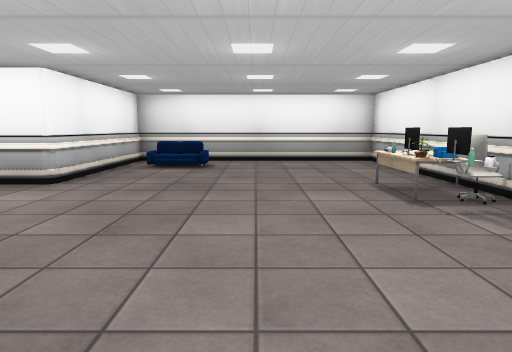
[1] (above)

16 first-person views from a walk through a 3-D level made in the Unity game engine. The camera is 1.3 m above the floor, tilts 8° down and sees 75° across. The floor is counted in squares, 1 m on a side. Each view is taken from the middle of a square. On the plan, view 1 faces up. The plan holds only what a view shows up to about 14 squares ahead; the rest is blank. The player character is not drawn. Door leaves are left out, so doorways stand open. Some surface patterns are stand-ins.

[2]
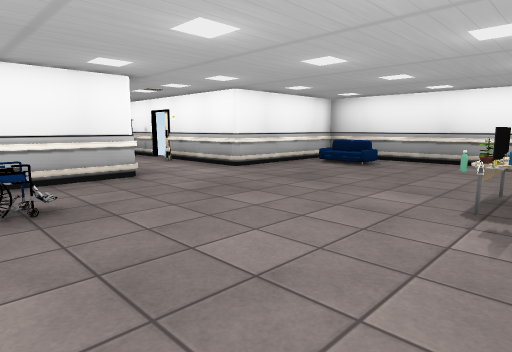

[3]
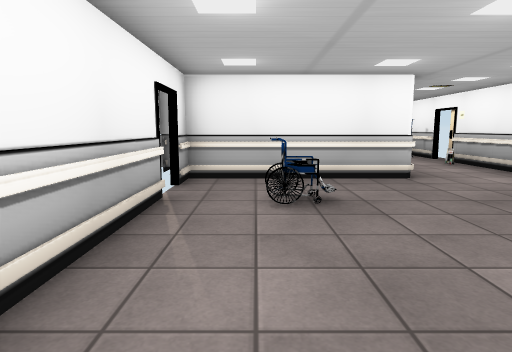

[4]
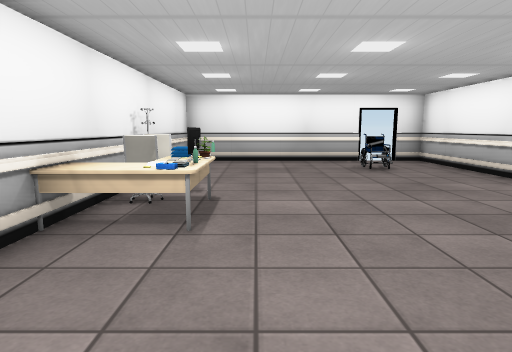

[5]
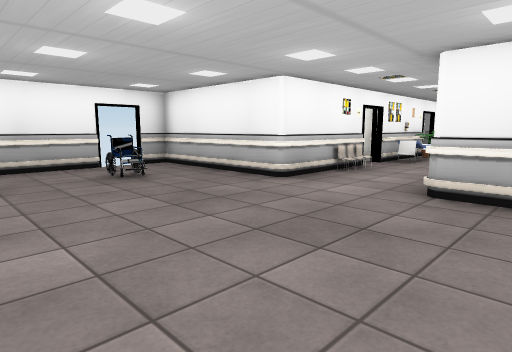

[6]
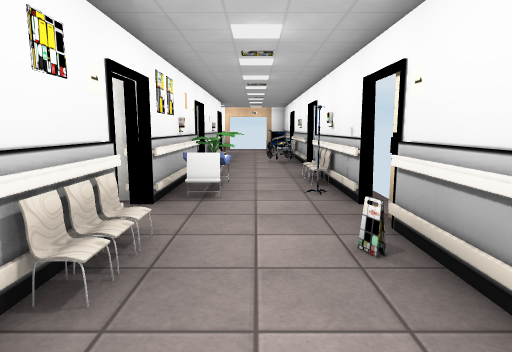

[7]
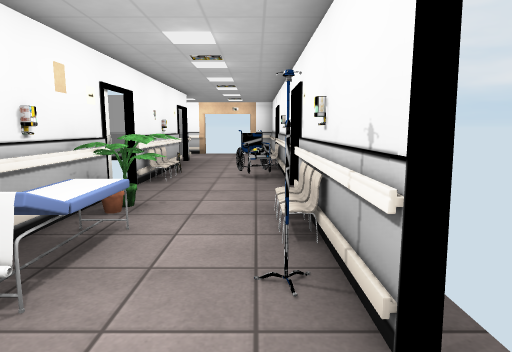

[8]
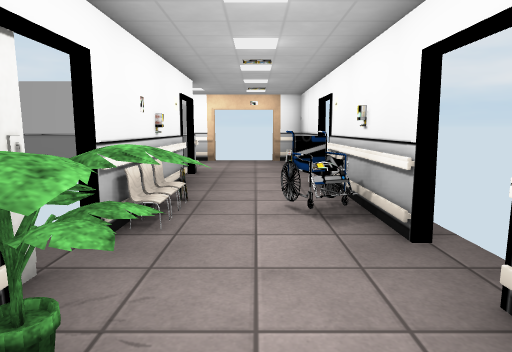

[9]
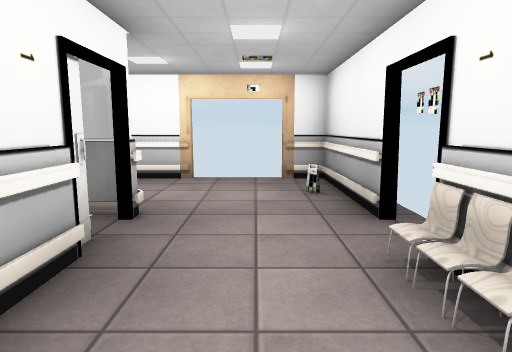

[10]
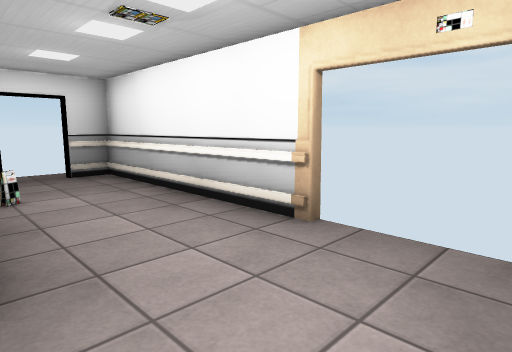

[11]
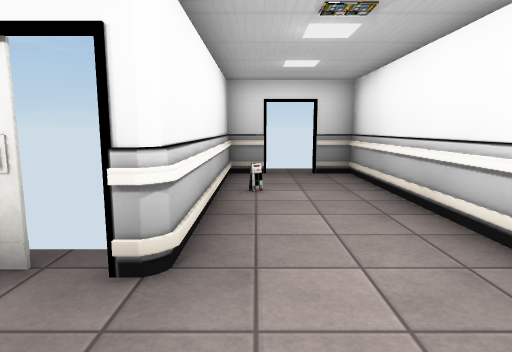

[12]
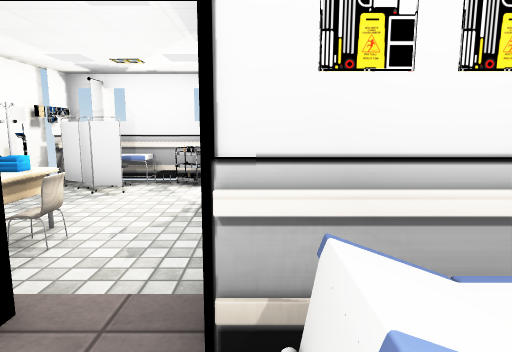

[13]
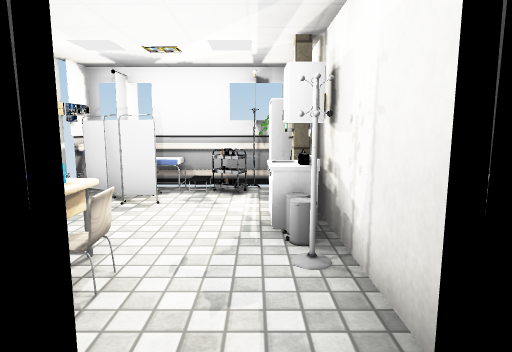

[14]
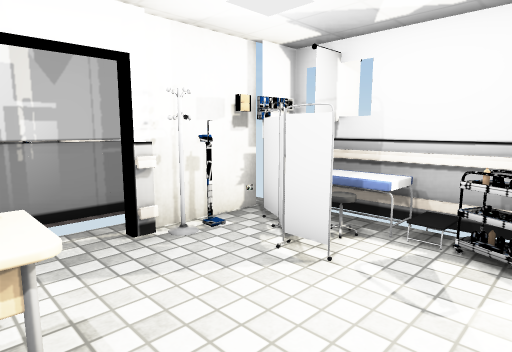

[15]
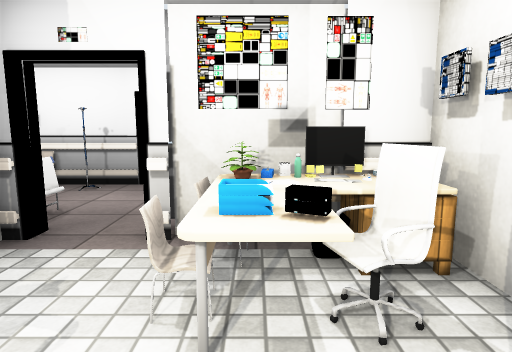

[16]
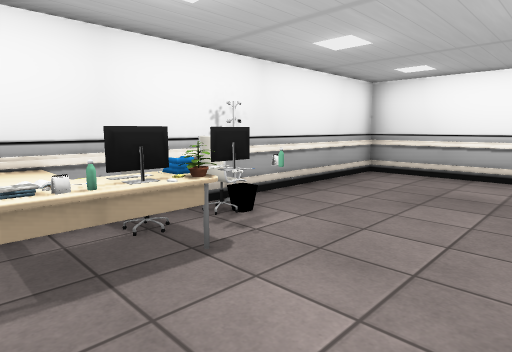

### Floor plan
Ten units are one square. View 1 is at (0, 0); x grows to the right and y downward. Boxes are objects, and circles mark ways between rooms. Rooms are numbered by the first view taken in them; rooms with no view inside come last. Other rooms are left out.
<svg viewBox="-275 -144 335 179">
<path fill="none" stroke="#000" d="M-65 -42 -48 -42 -48 18 -36 18M-24 18 48 18 48 -139 -48 -139 -48 -78 -75 -78M-175 -42 -166 -42M-219 -42 -194 -42M-159 -42 -108 -42M-167 -78 -205 -78M-228 -81 -228 -78 -268 -78 -268 -66M-144 -78 -154 -78M-268 -42 -268 29 -258 29M-108 -78 -125 -78M-244 29 -232 29 -232 -42 -226 -42M-94 -42 -84 -42M-92 -43 -92 -38M-75 -78 -94 -78M-60 -40 -66 -40M-104 29 -69 29M-89 -38 -94 -38M-65 29 -60 29M-60 -25 -60 -38 -65 -38M-62 -29 -62 -34M-84 -40 -92 -40M-48 2 -48 -14M-110 -40 -110 -25"/>
<rect x="-35" y="-125" width="10" height="10" fill="#bbb"><title>other object</title></rect>
<rect x="-25" y="-15" width="10" height="10" fill="#bbb"><title>other object</title></rect>
<rect x="15" y="-55" width="10" height="10" fill="#bbb"><title>other object</title></rect>
<rect x="25" y="-45" width="10" height="10" fill="#bbb"><title>other object</title></rect>
<rect x="25" y="-55" width="10" height="10" fill="#bbb"><title>other object</title></rect>
<rect x="25" y="-65" width="10" height="10" fill="#bbb"><title>other object</title></rect>
<rect x="25" y="-75" width="10" height="10" fill="#bbb"><title>other object</title></rect>
<rect x="25" y="-85" width="10" height="10" fill="#bbb"><title>other object</title></rect>
<rect x="25" y="-95" width="10" height="10" fill="#bbb"><title>other object</title></rect>
<rect x="35" y="-55" width="10" height="10" fill="#bbb"><title>other object</title></rect>
<rect x="35" y="-65" width="10" height="10" fill="#bbb"><title>other object</title></rect>
<rect x="35" y="-85" width="10" height="20" fill="#bbb"><title>other object</title></rect>
<rect x="45" y="-45" width="10" height="10" fill="#bbb"><title>other object</title></rect>
<rect x="-225" y="-85" width="10" height="10" fill="#bbb"><title>other object</title></rect>
<rect x="-215" y="-85" width="10" height="10" fill="#bbb"><title>other object</title></rect>
<rect x="-195" y="-45" width="10" height="10" fill="#bbb"><title>other object</title></rect>
<rect x="-195" y="-75" width="10" height="10" fill="#bbb"><title>other object</title></rect>
<rect x="-185" y="-45" width="10" height="10" fill="#bbb"><title>other object</title></rect>
<rect x="-185" y="-75" width="10" height="10" fill="#bbb"><title>other object</title></rect>
<rect x="-155" y="-55" width="20" height="10" fill="#bbb"><title>other object</title></rect>
<rect x="-145" y="-85" width="10" height="10" fill="#bbb"><title>other object</title></rect>
<rect x="-135" y="-55" width="30" height="10" fill="#bbb"><title>other object</title></rect>
<rect x="-135" y="-85" width="10" height="10" fill="#bbb"><title>other object</title></rect>
<rect x="-125" y="-75" width="10" height="10" fill="#bbb"><title>other object</title></rect>
<rect x="-85" y="-45" width="10" height="10" fill="#bbb"><title>other object</title></rect>
<rect x="-85" y="-55" width="10" height="10" fill="#bbb"><title>other object</title></rect>
<rect x="-75" y="-45" width="10" height="10" fill="#bbb"><title>other object</title></rect>
<rect x="-115" y="-5" width="10" height="10" fill="#bbb"><title>other object</title></rect>
<rect x="-115" y="-15" width="10" height="10" fill="#bbb"><title>other object</title></rect>
<rect x="-115" y="-25" width="10" height="10" fill="#bbb"><title>other object</title></rect>
<rect x="-105" y="15" width="20" height="10" fill="#bbb"><title>other object</title></rect>
<rect x="-105" y="-5" width="10" height="10" fill="#bbb"><title>other object</title></rect>
<rect x="-105" y="-15" width="10" height="10" fill="#bbb"><title>other object</title></rect>
<rect x="-95" y="-25" width="10" height="10" fill="#bbb"><title>other object</title></rect>
<rect x="-95" y="-35" width="10" height="10" fill="#bbb"><title>other object</title></rect>
<rect x="-85" y="15" width="20" height="10" fill="#bbb"><title>other object</title></rect>
<rect x="-85" y="5" width="10" height="10" fill="#bbb"><title>other object</title></rect>
<rect x="-85" y="-25" width="10" height="10" fill="#bbb"><title>other object</title></rect>
<rect x="-85" y="-35" width="10" height="10" fill="#bbb"><title>other object</title></rect>
<rect x="-75" y="-25" width="10" height="10" fill="#bbb"><title>other object</title></rect>
<rect x="-75" y="-35" width="10" height="10" fill="#bbb"><title>other object</title></rect>
<rect x="-65" y="15" width="10" height="10" fill="#bbb"><title>other object</title></rect>
<rect x="-65" y="5" width="10" height="10" fill="#bbb"><title>other object</title></rect>
<rect x="-65" y="-5" width="10" height="10" fill="#bbb"><title>other object</title></rect>
<rect x="-65" y="-25" width="10" height="10" fill="#bbb"><title>other object</title></rect>
<circle cx="-75" cy="-55" r="3" fill="#2a7"/>
<circle cx="-100" cy="-40" r="3" fill="#2a7"/>
<text x="0" y="-60">1</text>
<text x="-190" y="-50">2</text>
<text x="-90" y="0">3</text>
</svg>
Room 1 opens to room 2. Room 2 opens to room 3.

Where each view was taken, in squares from view 1:
view 1: 0 up, 0 right, facing up
view 2: 0 up, 4 right, facing up-left
view 3: 0 up, 4 right, facing left
view 4: 12 up, 2 right, facing down
view 5: 10 up, 2 right, facing down-left
view 6: 6 up, 5 left, facing left
view 7: 7 up, 9 left, facing left
view 8: 6 up, 13 left, facing left
view 9: 6 up, 18 left, facing left
view 10: 7 up, 23 left, facing down-left
view 11: 7 up, 24 left, facing down
view 12: 6 up, 11 left, facing down
view 13: 5 up, 10 left, facing down
view 14: 2 up, 10 left, facing down-right
view 15: 0 up, 8 left, facing up
view 16: 8 up, 0 right, facing down-right
